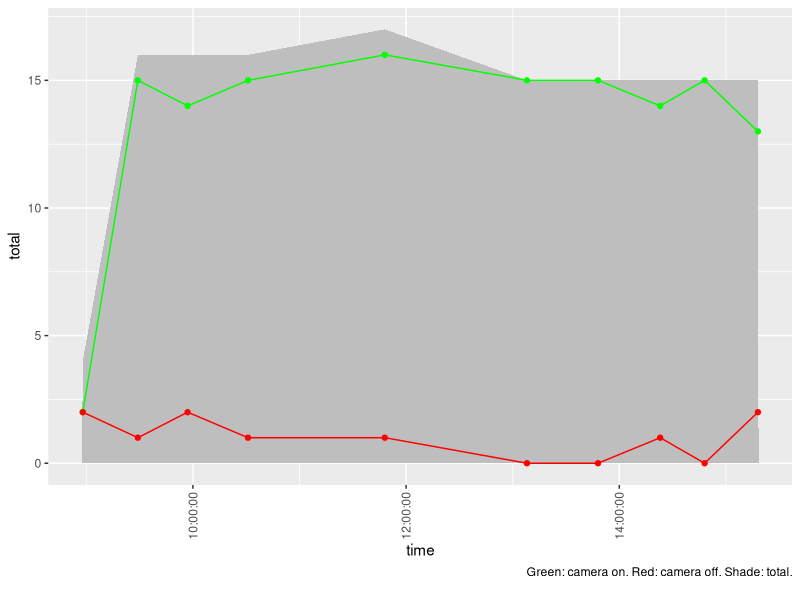

Recreate this plot in R.
#!/bin/env Rscript

t <- readr::read_csv("counts.csv")
t$total <- t$n_cam_on + t$n_cam_off

ggplot2::ggplot(t, ggplot2::aes(x = time, y = total)) + 
  ggplot2::geom_area(fill = "grey") + 
  ggplot2::geom_line(ggplot2::aes(x = time, y = n_cam_on), color = "green") +
  ggplot2::geom_point(ggplot2::aes(x = time, y = n_cam_on), color = "green") +
  ggplot2::geom_line(ggplot2::aes(x = time, y = n_cam_off), color = "red") +
  ggplot2::geom_point(ggplot2::aes(x = time, y = n_cam_off), color = "red") +
  ggplot2::scale_x_time() +
  ggplot2::labs(
    caption = paste0(
      "Green: camera on. Red: camera off. Shade: total.\n"
    )
  ) +
  ggplot2::theme(
    axis.text.x = ggplot2::element_text(
      angle = 90,
      vjust = 0.5,
      hjust = 1
    )
  )

# ggplot2::scale_x_time(labels = "%H:%M") +
  